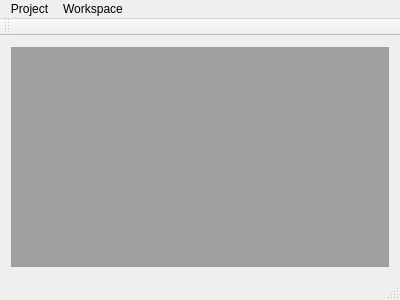
<?xml version="1.0" encoding="UTF-8"?>
<ui version="4.0">
 <class>MainWindow</class>
 <widget class="QMainWindow" name="MainWindow">
  <property name="geometry">
   <rect>
    <x>0</x>
    <y>0</y>
    <width>400</width>
    <height>300</height>
   </rect>
  </property>
  <property name="windowTitle">
   <string>MainWindow</string>
  </property>
  <widget class="QWidget" name="centralWidget">
   <layout class="QGridLayout" name="gridLayout">
    <item row="0" column="0">
     <widget class="QMdiArea" name="mdiArea"/>
    </item>
   </layout>
  </widget>
  <widget class="QMenuBar" name="menuBar">
   <property name="geometry">
    <rect>
     <x>0</x>
     <y>0</y>
     <width>400</width>
     <height>17</height>
    </rect>
   </property>
   <widget class="QMenu" name="menuProject">
    <property name="title">
     <string>Project</string>
    </property>
    <addaction name="actionNew_Project"/>
    <addaction name="actionSave_Project"/>
    <addaction name="actionClose_Project"/>
    <addaction name="separator"/>
    <addaction name="actionExit"/>
   </widget>
   <widget class="QMenu" name="menuWorkspace">
    <property name="title">
     <string>Workspace</string>
    </property>
    <addaction name="actionAdd_Workspace"/>
   </widget>
   <addaction name="menuProject"/>
   <addaction name="menuWorkspace"/>
  </widget>
  <widget class="QToolBar" name="mainToolBar">
   <attribute name="toolBarArea">
    <enum>TopToolBarArea</enum>
   </attribute>
   <attribute name="toolBarBreak">
    <bool>false</bool>
   </attribute>
  </widget>
  <widget class="QStatusBar" name="statusBar"/>
  <action name="actionNew_Project">
   <property name="text">
    <string>New Project...</string>
   </property>
  </action>
  <action name="actionSave_Project">
   <property name="text">
    <string>Save Project...</string>
   </property>
  </action>
  <action name="actionClose_Project">
   <property name="text">
    <string>Close Project...</string>
   </property>
  </action>
  <action name="actionExit">
   <property name="text">
    <string>Exit</string>
   </property>
  </action>
  <action name="actionAdd_Workspace">
   <property name="text">
    <string>Add Workspace...</string>
   </property>
  </action>
 </widget>
 <layoutdefault spacing="6" margin="11"/>
 <resources/>
 <connections/>
</ui>
